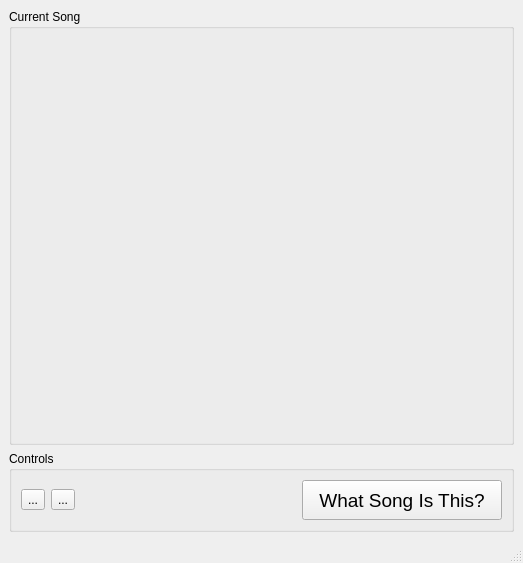
<?xml version="1.0" encoding="UTF-8"?>
<ui version="4.0">
 <class>MainWindow</class>
 <widget class="QMainWindow" name="MainWindow">
  <property name="geometry">
   <rect>
    <x>0</x>
    <y>0</y>
    <width>523</width>
    <height>563</height>
   </rect>
  </property>
  <property name="sizePolicy">
   <sizepolicy hsizetype="MinimumExpanding" vsizetype="MinimumExpanding">
    <horstretch>0</horstretch>
    <verstretch>0</verstretch>
   </sizepolicy>
  </property>
  <property name="minimumSize">
   <size>
    <width>523</width>
    <height>563</height>
   </size>
  </property>
  <property name="windowTitle">
   <string>MainWindow</string>
  </property>
  <widget class="QWidget" name="centralwidget">
   <layout class="QVBoxLayout" name="verticalLayout">
    <item>
     <widget class="QGroupBox" name="groupBox">
      <property name="title">
       <string>Current Song</string>
      </property>
      <layout class="QVBoxLayout" name="verticalLayout_2">
       <item>
        <widget class="QLabel" name="album_art_label">
         <property name="text">
          <string/>
         </property>
         <property name="alignment">
          <set>Qt::AlignCenter</set>
         </property>
        </widget>
       </item>
       <item>
        <widget class="QWidget" name="widget" native="true">
         <property name="sizePolicy">
          <sizepolicy hsizetype="MinimumExpanding" vsizetype="Fixed">
           <horstretch>0</horstretch>
           <verstretch>0</verstretch>
          </sizepolicy>
         </property>
         <property name="minimumSize">
          <size>
           <width>0</width>
           <height>100</height>
          </size>
         </property>
         <layout class="QVBoxLayout" name="verticalLayout_3">
          <property name="leftMargin">
           <number>0</number>
          </property>
          <property name="rightMargin">
           <number>0</number>
          </property>
          <property name="bottomMargin">
           <number>0</number>
          </property>
          <item>
           <widget class="QWidget" name="widget_2" native="true">
            <layout class="QHBoxLayout" name="horizontalLayout_2">
             <property name="leftMargin">
              <number>0</number>
             </property>
             <property name="rightMargin">
              <number>0</number>
             </property>
             <property name="bottomMargin">
              <number>0</number>
             </property>
             <item>
              <widget class="QLabel" name="label_2">
               <property name="sizePolicy">
                <sizepolicy hsizetype="Fixed" vsizetype="MinimumExpanding">
                 <horstretch>0</horstretch>
                 <verstretch>0</verstretch>
                </sizepolicy>
               </property>
               <property name="minimumSize">
                <size>
                 <width>40</width>
                 <height>0</height>
                </size>
               </property>
               <property name="text">
                <string/>
               </property>
               <property name="pixmap">
                <pixmap resource="../../Resources.qrc">:/resources/files/icons/music.svg</pixmap>
               </property>
              </widget>
             </item>
             <item>
              <widget class="QLabel" name="song_title_label">
               <property name="text">
                <string/>
               </property>
              </widget>
             </item>
            </layout>
           </widget>
          </item>
          <item>
           <widget class="QWidget" name="widget_3" native="true">
            <layout class="QHBoxLayout" name="horizontalLayout_3">
             <property name="leftMargin">
              <number>0</number>
             </property>
             <property name="rightMargin">
              <number>0</number>
             </property>
             <property name="bottomMargin">
              <number>0</number>
             </property>
             <item>
              <widget class="QLabel" name="label_4">
               <property name="sizePolicy">
                <sizepolicy hsizetype="Fixed" vsizetype="MinimumExpanding">
                 <horstretch>0</horstretch>
                 <verstretch>0</verstretch>
                </sizepolicy>
               </property>
               <property name="minimumSize">
                <size>
                 <width>40</width>
                 <height>0</height>
                </size>
               </property>
               <property name="text">
                <string/>
               </property>
               <property name="pixmap">
                <pixmap resource="../../Resources.qrc">:/resources/files/icons/users.svg</pixmap>
               </property>
              </widget>
             </item>
             <item>
              <widget class="QLabel" name="song_artist_label">
               <property name="text">
                <string/>
               </property>
              </widget>
             </item>
            </layout>
           </widget>
          </item>
         </layout>
        </widget>
       </item>
      </layout>
     </widget>
    </item>
    <item>
     <widget class="QGroupBox" name="groupBox_2">
      <property name="sizePolicy">
       <sizepolicy hsizetype="MinimumExpanding" vsizetype="Fixed">
        <horstretch>0</horstretch>
        <verstretch>0</verstretch>
       </sizepolicy>
      </property>
      <property name="minimumSize">
       <size>
        <width>0</width>
        <height>80</height>
       </size>
      </property>
      <property name="title">
       <string>Controls</string>
      </property>
      <layout class="QHBoxLayout" name="horizontalLayout">
       <item>
        <widget class="QToolButton" name="settings_button">
         <property name="text">
          <string>...</string>
         </property>
         <property name="icon">
          <iconset resource="../../Resources.qrc">
           <normaloff>:/resources/files/icons/settings.svg</normaloff>:/resources/files/icons/settings.svg</iconset>
         </property>
         <property name="iconSize">
          <size>
           <width>40</width>
           <height>40</height>
          </size>
         </property>
        </widget>
       </item>
       <item>
        <widget class="QToolButton" name="help_button">
         <property name="text">
          <string>...</string>
         </property>
         <property name="icon">
          <iconset resource="../../Resources.qrc">
           <normaloff>:/resources/files/icons/help-circle.svg</normaloff>:/resources/files/icons/help-circle.svg</iconset>
         </property>
         <property name="iconSize">
          <size>
           <width>40</width>
           <height>40</height>
          </size>
         </property>
        </widget>
       </item>
       <item>
        <spacer name="horizontalSpacer">
         <property name="orientation">
          <enum>Qt::Horizontal</enum>
         </property>
         <property name="sizeHint" stdset="0">
          <size>
           <width>170</width>
           <height>20</height>
          </size>
         </property>
        </spacer>
       </item>
       <item>
        <widget class="QPushButton" name="chillzam_button">
         <property name="minimumSize">
          <size>
           <width>200</width>
           <height>40</height>
          </size>
         </property>
         <property name="font">
          <font>
           <pointsize>14</pointsize>
          </font>
         </property>
         <property name="text">
          <string>What Song Is This?</string>
         </property>
        </widget>
       </item>
      </layout>
     </widget>
    </item>
   </layout>
  </widget>
  <widget class="QStatusBar" name="statusBar"/>
 </widget>
 <resources>
  <include location="../../Resources.qrc"/>
 </resources>
 <connections/>
</ui>
